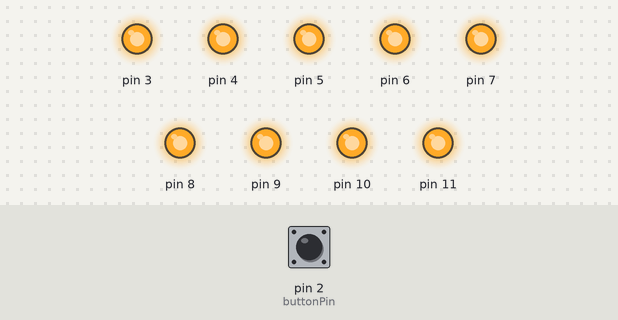
The sketch below on a simulated Arduino Uno, built with avr-gcc and run on an emulated ATmega328P. On the bench: output pins drawn as LEDs (lit = HIGH). The inputs (shaded band) are chosen by the test bench; at power-on: pin 2 (buttonPin) LOW. What the sketch prints to the serial monitor is not drawn.

Above: at 1.2 s.
1.3 s: pin 2 (buttonPin) pulled HIGH for 0.15 s
At 2.6 s:
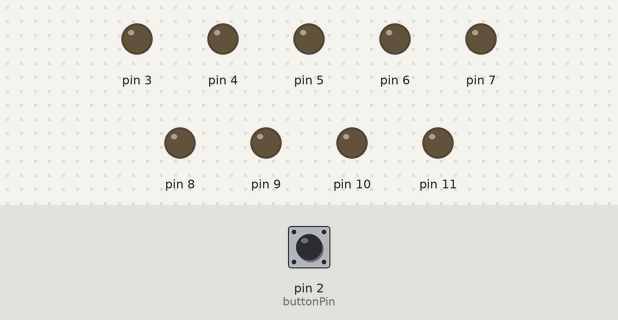
4.4 s: pin 2 (buttonPin) pulled HIGH for 1 s
At 7.6 s:
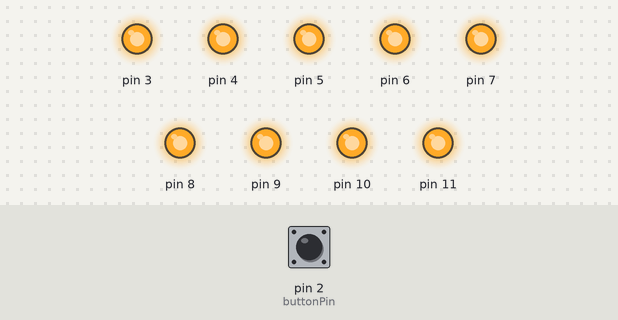
7.9 s: pin 2 (buttonPin) pulled HIGH for 3.2 s
At 8.9 s:
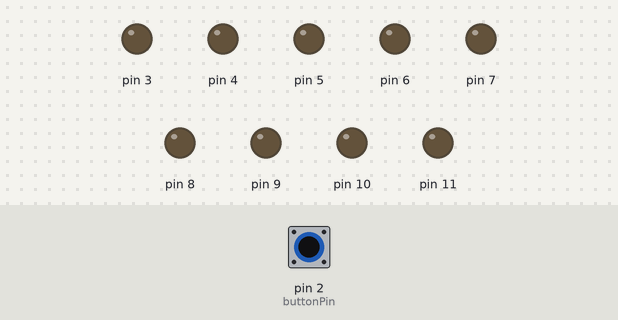
Timing chart, 0 to 13.4 s (numbered marks = the images above; inputs shaded):
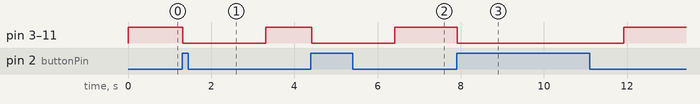

Measured:
- after the input at 1.3 s, pin 3–11: HIGH → LOW at once, → HIGH 2.0 s later
- after the input at 4.4 s, pin 3–11: HIGH → LOW at once, → HIGH 2.0 s later
- after the input at 7.9 s, pin 3–11: HIGH → LOW at once, → HIGH 4.0 s later

The sketch:

PARPADEO_CON_BOTON_2.ino.ino
```cpp
/*
 *
 * Nombre: javi reverte
 * Fecha: 21/02/2021
 * Este programa es una modificación del blink
 * Sirve para comprobar que los LED funcionan correctamente y están bien conectados. No revisa el botón de input.
*/

//en este caso los pines de los leds estan del 4 al 10 y se inicializan todos a la vez
int buttonPin=2;
int switchState = 0;

void setup() {
  //bucle for para inicializar todos los leds
    for (int x = 3; x < 12; x++) {
    pinMode(x, OUTPUT);
  }
  pinMode(buttonPin,INPUT);
  Serial.begin(9600);

  /*
   * Esto es equivalente a escribir lo siguiente:
   * pinMode(4, OUTPUT);
   * pinMode(5, OUTPUT);
   * pinMode(5, OUTPUT);
   * pinMode(7, OUTPUT);
   * pinMode(8, OUTPUT);
   * pinMode(9, OUTPUT);
   * pinMode(10, OUTPUT);
   * Pero es más fácil de cambiar si en vez del 4 al 10 fuera del 5 al 11 solo hay que cambiar los parámetros del for
   */
}

void loop() {
  bool parpadear = revisarBoton();
  if(parpadear){
    Serial.println("parpadea");
    parpadeo();
  }
  else{
    apagar();
  }

}

void parpadeo() {
    //utilizo también un bucle for para encender los leds
  for (int x = 3; x < 12; x++) {
    digitalWrite(x, LOW);
  }
  delay(1000); //delay del rato que están encendidos los leds
  //y, como no, utilizo un bucle for para apagar los leds
   for (int x = 3; x < 12; x++) {
    digitalWrite(x, LOW);
  }
  delay(1000);
}

void apagar(){
     for (int x = 3; x < 12; x++) {
    digitalWrite(x, HIGH );
  }
}


bool revisarBoton() {
    switchState = digitalRead(buttonPin);
    Serial.println(switchState);
  if (switchState == HIGH){
    return true;
  }
  else{
    return false;
  }
}
```
